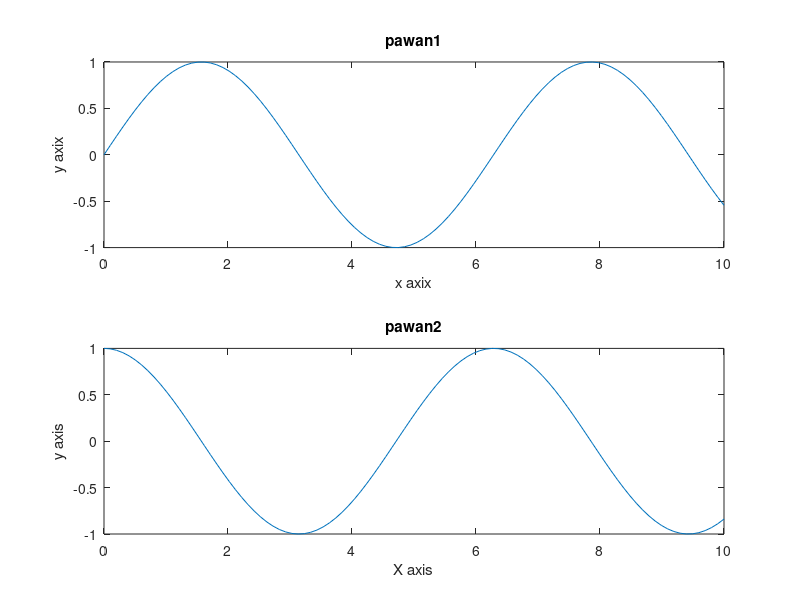

This chart was generated by the following MATLAB code:
a = [1,2,3,4]
b = [4,5,6]
c = [1,2,3; 4,5,6; 7,8,9]
d = fliplr(a)
%create identity matri 
idm = eye(3)

%creating complex matrix
cmx = [2+3i, 4+9i, 5+0i; ]

%diagonal matrix
v = [1,2,3,4]
Dia_mat = diag(v)
%to create diagnoal matrix with initial line as 0 
Dia_mat_2 = diag(v,3)
%to enter random element other than diagonal 
Dia_mat_3 = randi(1,3)

%start with 5x5 then flip then delete one
X_5 = [1,2,3,4,5; 6,7,8,9,10; 11,12,13,14,15; 16,17,18,19,20; 21,22,23,24,25]
flip_X_5 = fliplr(X_5)
%delete the row
%flip_X_5(1,:) = []
flip_X_5(:, 1) = []

%to plot sinx and cosx
subplot(2,1,1);
x = linspace(0,10);
y1 = sin(x);
plot(x,y1)
xlabel('x axix')
ylabel('y axix')
title('pawan1')

subplot(2,1,2); 
y2 = cos(x);
plot(x,y2)
xlabel('X axis')
ylabel('y axis')
title('pawan2')

